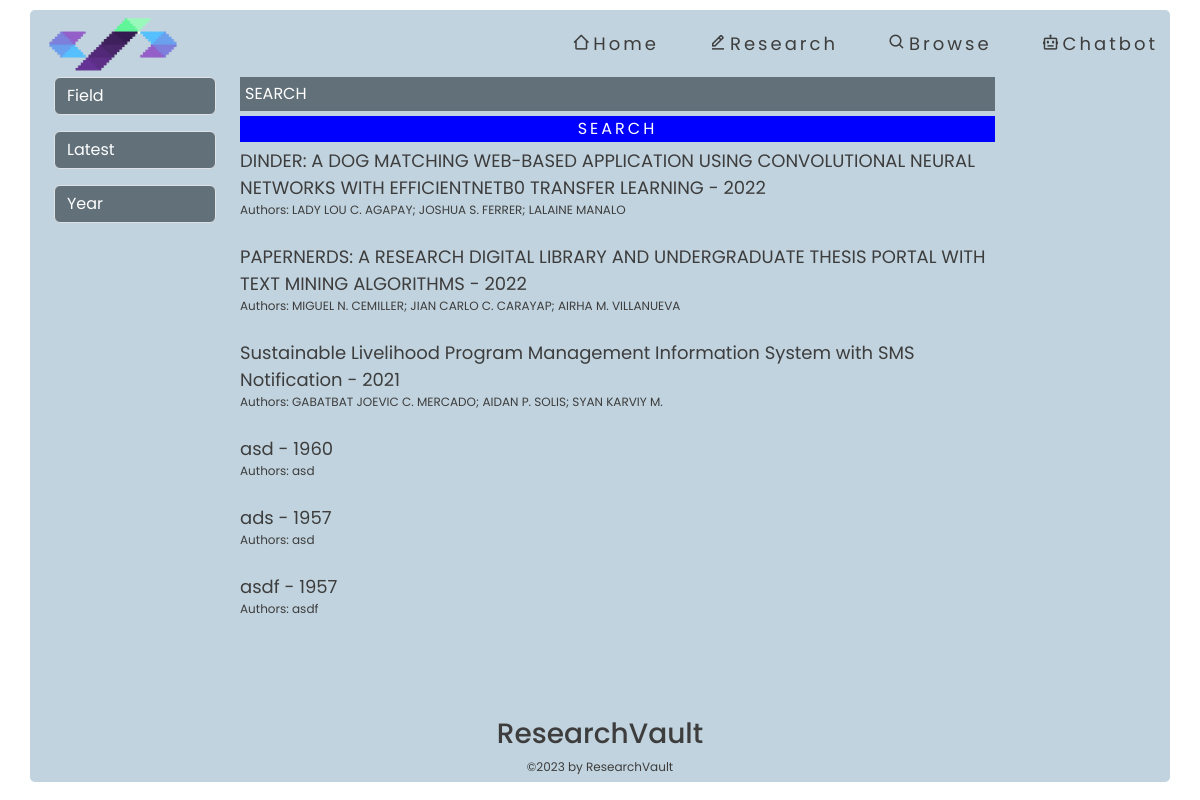
The app's page /browse, older data.
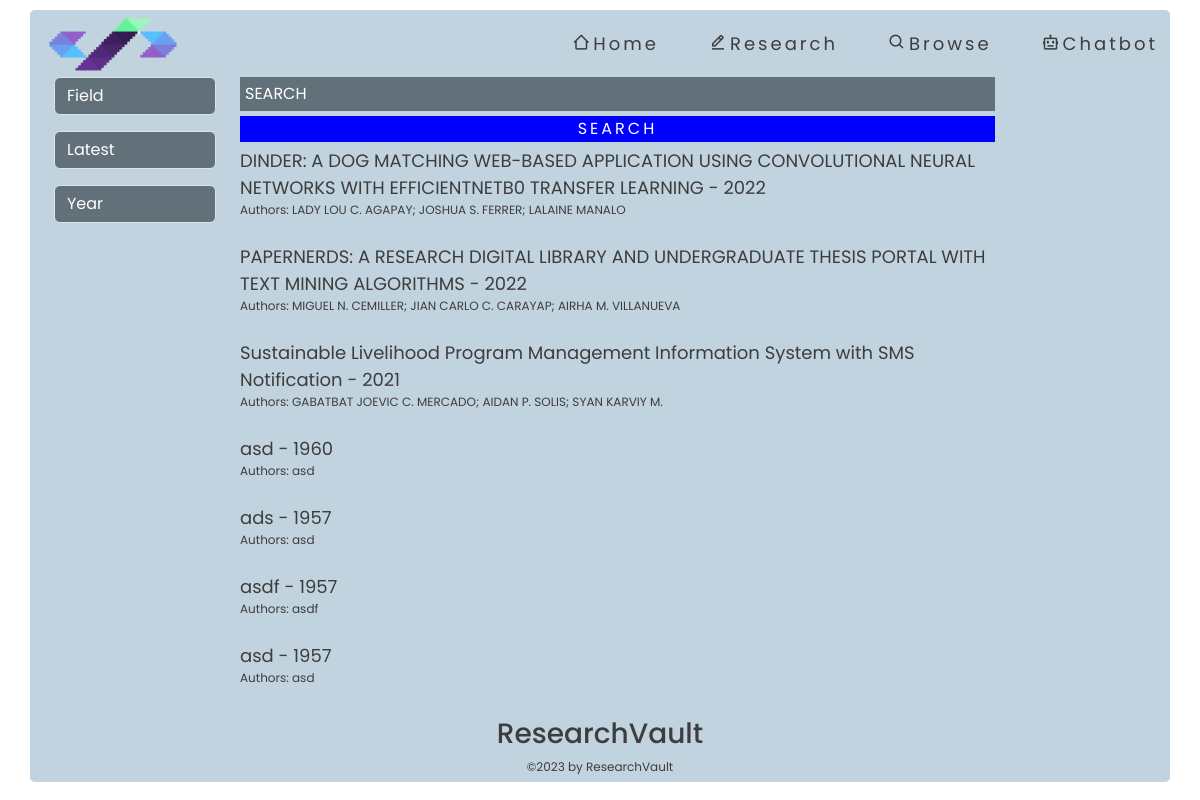
The same page, newer data.
### tables this page shows
CREATE TABLE "uploads" (
	"id"	INTEGER,
	"title"	TEXT,
	"authors"	TEXT,
	"publicationDate"	TEXT,
	"thesisAdvisor"	TEXT,
	"department"	TEXT,
	"degree"	TEXT,
	"subjectArea"	TEXT,
	"abstract"	REAL,
	"file_path"	TEXT,
	"converted_file_path"	TEXT,
	PRIMARY KEY("id" AUTOINCREMENT)
);

### app.py (the view)
@app.route('/browse', methods=['GET'])
def browse():
    try:
        db_conn = DBConnection('database.db')
        selected_sort = request.args.get('sort', 'latest')
        selected_field = request.args.get('field', '')
        selected_year = request.args.get('year', '')
        search_query = request.args.get('search', '')  # Get the search query from the query parameters
        items, unique_subject_areas, unique_years = db_conn.fetch_publications(
            selected_sort, selected_field, selected_year, search_query)
        db_conn.close_connection()
        return render_template('browse.html', items=items, subject_areas=unique_subject_areas,
                               unique_years=unique_years, selected_sort=selected_sort,
                               selected_field=selected_field, selected_year=selected_year,
                               search_query=search_query)
    except Exception as e:
        print("Error browsing publications:", e)
        return render_template('404.html')

### db_connection.py (called while the page is built)
    def get_db(self):
        db = getattr(g, '_database', None)
        if db is None:
            db = g._database = sqlite3.connect(self.DB)
        return db

    def close_connection(self):
        db = getattr(g, '_database', None)
        if db is not None:
            db.close()

### templates/browse.html (shortened to what this page needs)
<!DOCTYPE html>
<html lang="en">
<head>
    <link rel="stylesheet" type="text/css" href="{{ url_for('static', filename='css/browse.css') }}">
    <link href='https://unpkg.com/boxicons@2.1.4/css/boxicons.min.css' rel='stylesheet'>
    <link href="https://cdn.jsdelivr.net/npm/bootstrap@5.3.0/dist/css/bootstrap.min.css" rel="stylesheet">
</head>
<body>
    <div class="browse-container container">
        <div class="browse-navbar d-flex justify-content-between align-items-center">
            <img src="static/pics/logo.png" class="img-fluid">
            <div class="browse-right">
                <a href="/" id="home-browse"><i class='bx bx-home-alt-2'></i>Home</a>
                <a href="/research" id="edit-browse"><i class='bx bx-edit-alt'></i>Research</a>
                <a href="/browse" id="browse-browse"><i class='bx bx-search' ></i>Browse</a>
                <a href="/chatbot" id="chatbot-browse"><i class='bx bx-bot'></i></i>Chatbot</a>
            </div>
        </div>
            <div class="browse-content d-flex flex-column flex-grow-1">
                <div class="search-results d-flex flex-column">
                    <div class="container-fluid">
                        <div class="row">
                            <div class="col-md-2">
                                <div class="browse-filter">
                                    <select id="field" class="form-select mb-3" onchange="filterItems()">
                                        <option value="">Field</option>
                                    </select>
                                    <select id="sort" class="form-select mb-3" onchange="filterItems()">
                                        <option value="latest" {% if selected_sort == 'latest' %}selected{% endif %}>Latest</option>
                                    </select>
                                    <input type="number" id="year-input" min="2000" max="2023" step="1" list="year-list" placeholder="Year" class="form-control mb-3" value="{{ selected_year }}" onchange="filterItems()">
                                </div>
                            </div>
                              <div class="col-md-10">
                                <div class="col-md-10">
                                    <div class="browse-result d-flex flex-column">
                                        <input type="search" id="search-input" placeholder="SEARCH" value="{{ search_query }}">
                                        <button type="submit" id="search-button">SEARCH</button>
                                        {% for item in items %}
                                        <a class="browse-item" href="{{ url_for('publication_detail', item_id=item.id) }}" data-subjectArea="{{ item.subjectArea }}">
                                            {{ item.title }} - {{ item.year }}
                                            <p>Authors: {{ item.authors }}</p>
                                        </a>
                                        {% endfor %}
                                    </div>
                                </div>
                            </div>
                            </div>
                            </div>
                            </div>
                            <footer class="text-center">
                                <h3>ResearchVault</h3>
                                <p>©2023 by ResearchVault</p>
                            </footer>
                            </div>
                            </div>
</body>
</html>

### static/css/browse.css (style rules this page uses)
* { font-family: 'Poppins', sans-serif; }
body { display: flex; padding: 10px; height: 100vh; color: rgb(61, 61, 61)!important; }
.container { height: 99%; border-radius: 5px; background: rgba(167, 193, 209, 0.7) !important; color: rgb(61, 61, 61)!important; }
img { max-width: 100%; width: 150px; }
a { text-decoration: none !important; color: rgb(61, 61, 61)!important; font-size: clamp(0.75rem, 0.2813rem + 1.5vw, 1.125rem); }
.browse-right { display: flex; font-size: clamp(0.9375rem, 0.5469rem + 1.25vw, 1.25rem); gap: 50px; letter-spacing: 3px; }
.browse-result { display: flex; height: 80vh; }
input, select { background: #627179 !important; border: none; outline: none; color: white !important; }
input::placeholder { color: white !important; }
input[type="search"] { padding: 5px; margin-bottom: 5px; }
#search-button { background-color: blue !important; border: none !important; color: white !important; outline: none !important; letter-spacing: 3px; transition: all 0.3s linear; margin-bottom: 5px; }
h3 { font-size: clamp(0.75rem, 0.2813rem + 1.5vw, 1.125rem); }
p { font-size: clamp(0.625rem, 0.4688rem + 0.5vw, 0.75rem); }
.browse-filter { display: block; }
.browse-item { display: block; text-decoration: none; color: #000; margin-bottom: 8px; transition: all 0.3s linear; }

Row changes from the older to the newer data that the page shows:
added uploads: title "asd", year "1957", authors "asd"
